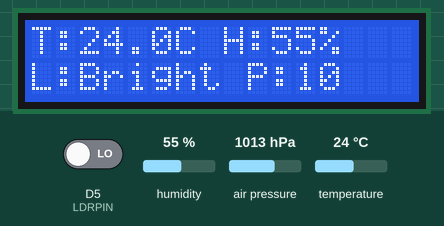
The sketch below on a simulated ESP8266 (NodeMCU). Parts: 16×2 character LCD. The inputs (shaded band) are chosen by the test bench; at power-on: D5 (LDRPIN) LOW, humidity 55 %, temperature 24 °C, air pressure 1013 hPa. WiFi joins after 1.5 s; servers stay silent unless stated; what the sketch prints to the serial monitor is not drawn.

Above: at 4.5 s.
4.6 s: D5 (LDRPIN) driven HIGH
At 7.1 s:
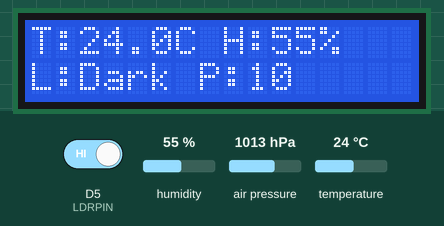
7.4 s: humidity set to 22 %
At 8.4 s:
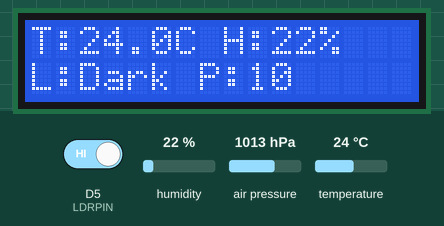
9.4 s: temperature set to 12 °C
At 12.7 s:
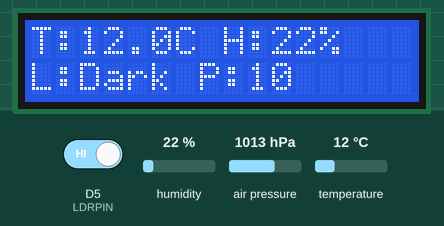
13.4 s: D5 (LDRPIN) driven LOW
At 14.7 s:
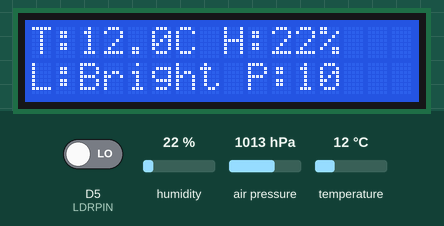
15.4 s: humidity set to 40 %
At 17.0 s:
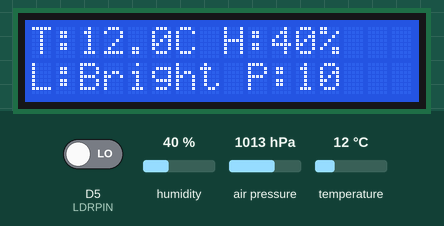
17.4 s: temperature set to 19 °C
At 21.3 s:
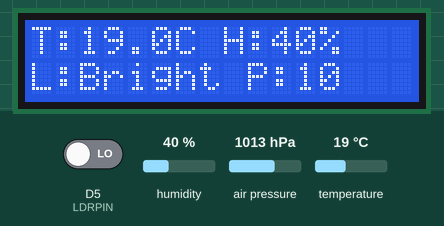
Timing chart, 0 to 22.4 s (numbered marks = the images above; inputs shaded):
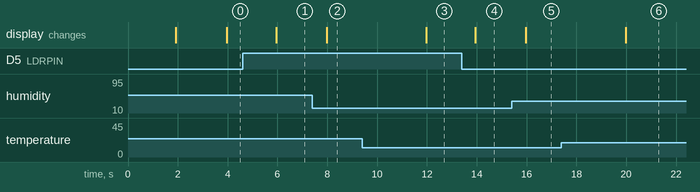

The sketch:

nithya.ino
```cpp
#define BLYNK_TEMPLATE_ID "TMPL3A0vPg9Up"

#define BLYNK_TEMPLATE_NAME "Microcontroller Weather Monitoring"

#define BLYNK_AUTH_TOKEN "iqNoBxHB6dGCp8Ac8qHloQr_9Np0AnQ5"


#include <Wire.h>

#include <LiquidCrystal_I2C.h>

#include <DHT.h>

#include <SFE_BMP180.h>

#include <ESP8266WiFi.h>

#include <BlynkSimpleEsp8266.h>


// --- Pin definitions ---

#define DHTPIN D3

#define DHTTYPE DHT11

#define LDRPIN D5

#define SDA_PIN D2

#define SCL_PIN D1


// --- WiFi credentials ---

char ssid[] = "OPPO F27 5G";

char pass[] = "akshayaj";


// --- Objects ---

DHT dht(DHTPIN, DHTTYPE);

SFE_BMP180 bmp;

BlynkTimer timer;

LiquidCrystal_I2C lcd(0x27, 16, 2); // Try 0x3F if 0x27 doesn't work


bool bmpReady = false;


// --- Function to send sensor data ---

void sendSensorData() {

  float temperature = dht.readTemperature();

  float humidity = dht.readHumidity();


  double pressure = 0;

  double bmpTemperature = 0;

  double pressure_hPa = 0;


  if (bmpReady) {

    char status = bmp.getPressure(pressure, bmpTemperature);

    if (status) {

      pressure_hPa = pressure / 100.0; // Convert Pa → hPa

    } else {

      Serial.println("Pressure read failed");

    }

  }


  int lightState = digitalRead(LDRPIN);

  const char* lightText = lightState ? "Dark" : "Bright";


  // --- Send to Blynk ---

  Blynk.virtualWrite(V0, temperature);

  Blynk.virtualWrite(V1, humidity);

  Blynk.virtualWrite(V2, lightText);

  Blynk.virtualWrite(V3, pressure_hPa);


  // --- Serial Monitor ---

  Serial.print("Temp: "); Serial.print(temperature); Serial.print("°C  ");

  Serial.print("Humidity: "); Serial.print(humidity); Serial.print("%  ");

  Serial.print("Light: "); Serial.print(lightText); Serial.print("  ");

  Serial.print("Pressure: "); Serial.print(pressure_hPa); Serial.println(" hPa");


  // --- LCD Display ---

  lcd.clear();

  lcd.setCursor(0, 0);

  lcd.print("T:");

  lcd.print(temperature, 1);

  lcd.print("C H:");

  lcd.print(humidity, 0);

  lcd.print("%");


  lcd.setCursor(0, 1);

  lcd.print("L:");

  lcd.print(lightText);

  lcd.print(" P:");

  lcd.print(pressure_hPa, 0);

}


void setup() {

  Serial.begin(9600);

  Serial.println("\nSystem starting...");


  // Initialize I2C manually

  Wire.begin(SDA_PIN, SCL_PIN);


  // Initialize LCD

  lcd.init();

  lcd.backlight();

  lcd.setCursor(0, 0);

  lcd.print("Starting...");


  // Start DHT

  dht.begin();


  // Start BMP180

  if (bmp.begin()) {

    bmpReady = true;

    Serial.println("BMP180 ready.");

  } else {

    Serial.println("BMP180 not found!");

    lcd.setCursor(0, 1);

    lcd.print("BMP180 FAIL");

  }


  pinMode(LDRPIN, INPUT);


  // WiFi + Blynk

  Serial.println("Connecting WiFi...");

  lcd.clear();

  lcd.print("Connecting WiFi...");

  Blynk.begin(BLYNK_AUTH_TOKEN, ssid, pass);


  Serial.println("WiFi connected.");

  lcd.clear();

  lcd.print("WiFi Connected");


  // Start timer for updates

  timer.setInterval(2000L, sendSensorData);

  Serial.println("Setup complete.");

}


void loop() {

  Blynk.run();

  timer.run();

}
```

Measured:
- after the input at 4.6 s, the display: changes after 1.3 s (image 1)
- after the input at 7.4 s, the display: changes after 0.57 s (image 2)
- after the input at 9.4 s, the display: changes after 2.6 s (image 3)
- after the input at 13.4 s, the display: changes after 0.55 s (image 4)
- after the input at 15.4 s, the display: changes after 0.57 s (image 5)
- after the input at 17.4 s, the display: changes after 2.6 s (image 6)
